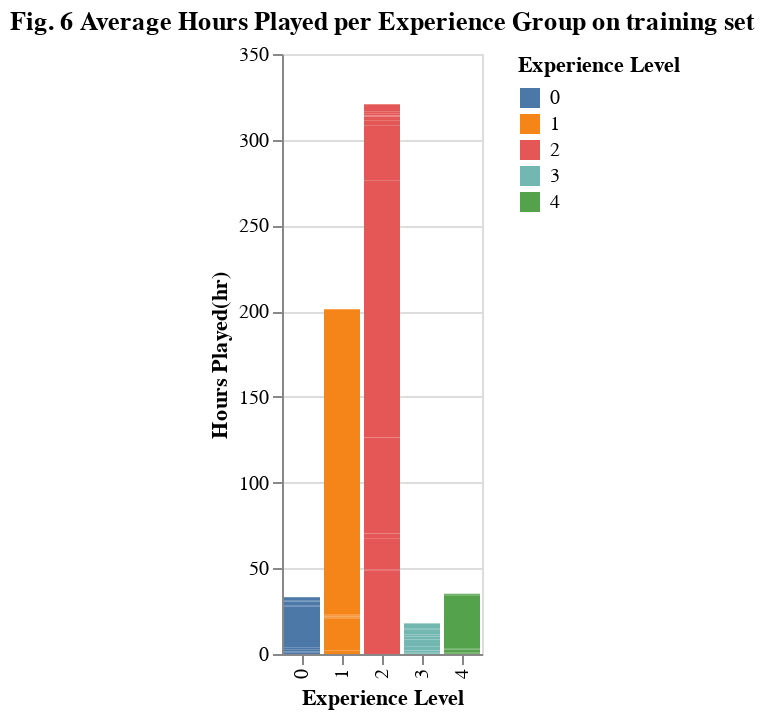

Source (notebook cell):
### Code cell
# Experienced comapred with Average played hours played
plot6 = alt.Chart(players_training, title="Fig. 6 Average Hours Played per Experience Group on training set").mark_bar().encode(
    x=alt.X("experience:N").title("Experience Level"),
    y=alt.Y("played_hours:Q").title("Hours Played(hr)"),
    color = alt.Color("experience:N").title("Experience Level")
)
plot6

### Figure 1 — Vega-Lite specification as saved in the notebook (floating-point values rounded to 4 significant figures; data arrays with more than 128 entries replaced by an {"elided": "..."} marker saying what was removed)
{"config": {"view": {"continuousWidth": 300, "continuousHeight": 300}}, "data": {"name": "data-c661694dc42f101f412c9bf6740f47f5"}, "mark": {"type": "bar"}, "encoding": {"color": {"field": "experience", "title": "Experience Level", "type": "nominal"}, "x": {"field": "experience", "title": "Experience Level", "type": "nominal"}, "y": {"field": "played_hours", "title": "Hours Played(hr)", "type": "quantitative"}}, "title": "Fig. 6 Average Hours Played per Experience Group on training set", "$schema": "https://vega.github.io/schema/vega-lite/v5.20.1.json", "datasets": {"data-c661694dc42f101f412c9bf6740f47f5": {"elided": "156 records"}}}
